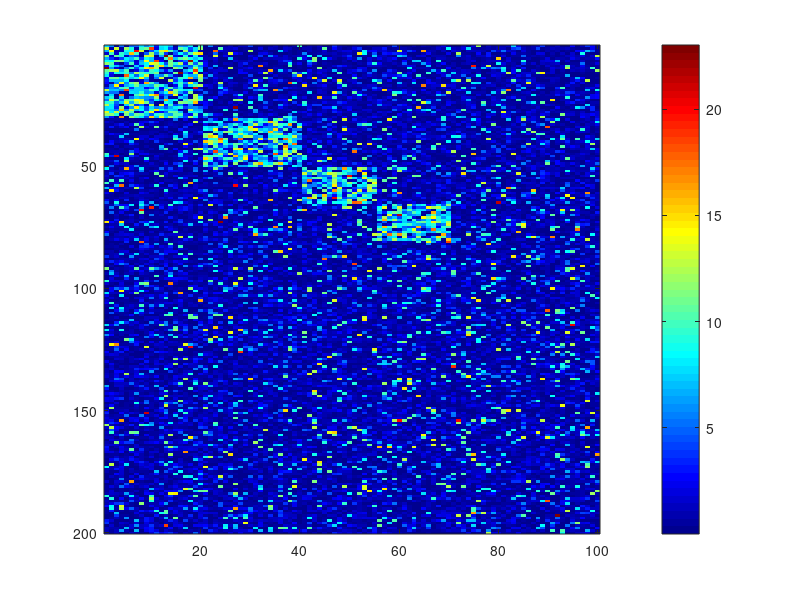
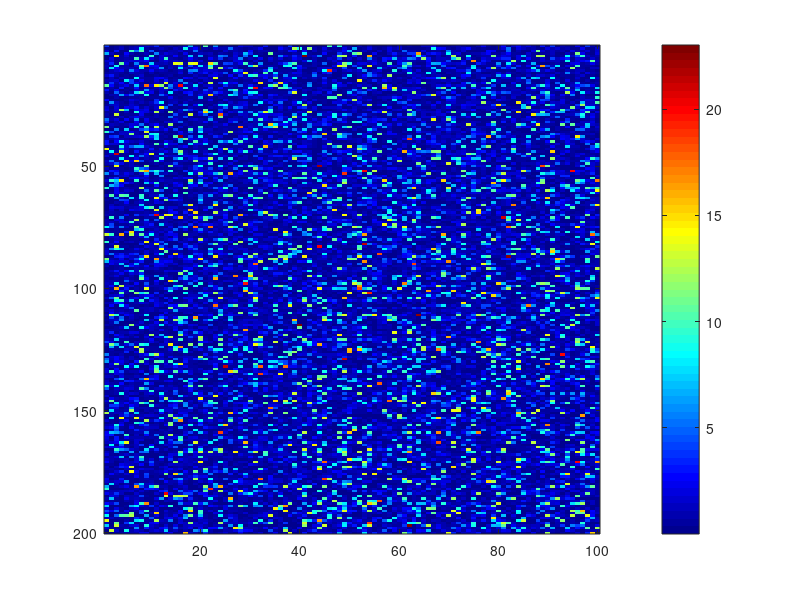

MATLAB code for these plots, in order: (Note: this script raises an error after producing the figures.)
%% This demo evaluates the performance of Algorithm 1 in a bipartite graph with four IGDBs
%% Generate a bipartite graph with four IGDBs
k=60;   % case+control
q1=0.8;q2=0.1;
mu0=0;mu1=1;sigma=1;
delta=(mu1-mu0)/sigma*sqrt(k/4);
N = 200; M = 100; n1 = 30; m1 = 20;  n2 = 20; m2=20; n3 = 15; m3=15; n4 = 15; m4=15;


G = zeros(N,M);
G(1:n1,1:m1) = ones(n1,m1);
G((n1+1):(n1+n2),(m1+1):(m1+m2)) = ones(n2,m2);
G((n1+n2+1):(n1+n2+n3),(m1+m2+1):(m1+m2+m3)) = ones(n3,m3);
G((n1+n2+n3+1):(n1+n2+n3+n4),(m1+m2+m3+1):(m1+m2+m3+m4)) = ones(n4,m4);
true_edge = G(:);
false_edge = 1-true_edge;

W_vec=trnd(k-2,N*M,1);
idx_true_edge = find(true_edge);
idx_false_edge = find(false_edge);
sample_idx_true = datasample(idx_true_edge,floor(q1*sum(true_edge)),'Replace',false);
sample_idx_false = datasample(idx_false_edge,ceil(q2*sum(false_edge)),'Replace',false);

W_vec(sample_idx_true) = nctrnd(k-2,delta,size(sample_idx_true));
W_vec(sample_idx_false) = nctrnd(k-2,delta,size(sample_idx_false));
W_n = reshape(W_vec,N,M);

p=2*tcdf(-abs(W_n),k-2);
logP=-log(p);
W_org=logP;

figure;imagesc(W_org);colormap jet;colorbar;

%% Permute nodes
perm_matrix = reshape((1:N*M),N,M);
row_perm_idx = randperm(N);
col_perm_idx = randperm(M);
perm_matrix = perm_matrix(row_perm_idx,col_perm_idx);
perm_vec = perm_matrix(:);
[result ID]=sort(perm_vec);
W_vec = W_org(:);
W1_vec = W_vec(perm_vec);
W1 = reshape(W1_vec,N,M);
figure;imagesc(W1);colormap jet;colorbar;

%% Detect the first IGDB
% *Detect the IGDB*
c_vec0 = 0.1:0.1:5;
r=-log(0.05);
lambda_vec0 = 1:0.05:2;
[s_rev,t_rev, c_rev, lambda_rev]=greedy_lik(W1,c_vec0,lambda_vec0,r,20);
s_in = setdiff(1:N,s_rev);
t_in = setdiff(1:M,t_rev);
figure;imagesc(W1(s_in,t_in));colormap jet;colorbar;
figure;imagesc(W1([s_in sort(s_rev)],[t_in sort(t_rev)]));colormap jet;colorbar;
%%
% *Remove the detected subgraph and refill with mean*
W_vec = W1(:);
p = sum(W_vec>r)/size(W_vec,1);
W_vec = W_vec(W_vec>r);
mean_W = mean(W_vec);

a = binornd(1,p*ones(1,size(s_in,2)*size(t_in,2)));
input_vec = mean_W*a;
input_clu = reshape(input_vec,[size(s_in,2) size(t_in,2)]);
W2 = W1;
W2(s_in,t_in) = input_clu;

figure;imagesc(W2([s_in sort(s_rev)],[t_in sort(t_rev)]));colormap jet;colorbar;
%figure;imagesc(W2);colormap jet;colorbar;

%% Detect the second IGDB 
% *Repeat IGDB detection*

[s_rev2,t_rev2, c_rev2, lambda_rev2]=greedy_lik(W2,c_vec0,lambda_vec0,r,20);
s_in2 = setdiff(1:N,s_rev2);
t_in2 = setdiff(1:M,t_rev2);
figure;imagesc(W2(s_in2,t_in2));colormap jet;colorbar;
figure;imagesc(W2([s_in2 sort(s_rev2)],[t_in2 sort(t_rev2)]));colormap jet;colorbar;

%%
% *Remove the detected subgraph and refill with mean*
a = binornd(1,p*ones(1,size(s_in2,2)*size(t_in2,2)));
input_vec = mean_W*a;
input_clu = reshape(input_vec,[size(s_in2,2) size(t_in2,2)]);
W3 = W2;
W3(s_in2,t_in2) = input_clu;

figure;imagesc(W3([s_in2 sort(s_rev2)],[t_in2 sort(t_rev2)]));colormap jet;colorbar;
%figure;imagesc(W2);colormap jet;colorbar;


%% Detect the third IGDB 
% *Repeat IGDB detection*

[s_rev3,t_rev3, c_rev3, lambda_rev3]=greedy_lik(W3,c_vec0,lambda_vec0,r,20);
s_in3 = setdiff(1:N,s_rev3);
t_in3 = setdiff(1:M,t_rev3);
figure;imagesc(W3(s_in3,t_in3));colormap jet;colorbar;
figure;imagesc(W3([s_in3 sort(s_rev3)],[t_in3 sort(t_rev3)]));colormap jet;colorbar;

%%
% *Remove the detected subgraph and refill with mean*
a = binornd(1,p*ones(1,size(s_in3,2)*size(t_in3,2)));
input_vec = mean_W*a;
input_clu = reshape(input_vec,[size(s_in3,2) size(t_in3,2)]);
W4 = W3;
W4(s_in3,t_in3) = input_clu;

figure;imagesc(W4([s_in3 sort(s_rev3)],[t_in3 sort(t_rev3)]));colormap jet;colorbar;
%figure;imagesc(W2);colormap jet;colorbar;


%% Detect the fourth IGDB 
% *Repeat IGDB detection*

[s_rev4,t_rev4, c_rev4, lambda_rev4]=greedy_lik(W4,c_vec0,lambda_vec0,r,20);
s_in4 = setdiff(1:N,s_rev4);
t_in4 = setdiff(1:M,t_rev4);
figure;imagesc(W3(s_in4,t_in4));colormap jet;colorbar;
figure;imagesc(W3([s_in4 sort(s_rev4)],[t_in4 sort(t_rev4)]));colormap jet;colorbar;

%% Display full detected structure
s_left = setdiff(1:N,[s_in s_in2 s_in3 s_in4]);
t_left = setdiff(1:M,[t_in t_in2 t_in3 t_in4]);
figure;imagesc(W1([s_in s_in2 s_in3 s_in4 sort(s_left)],[t_in t_in2 t_in3 t_in4 sort(t_left)]));colormap jet;colorbar;


